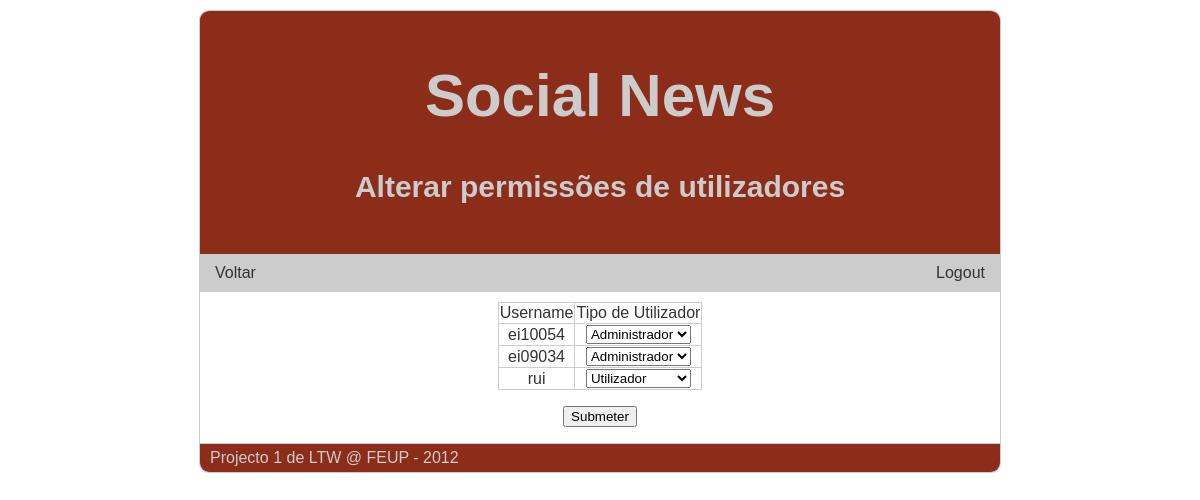
The page /alterar_permissoes.php (signed in) on the database as committed earlier.
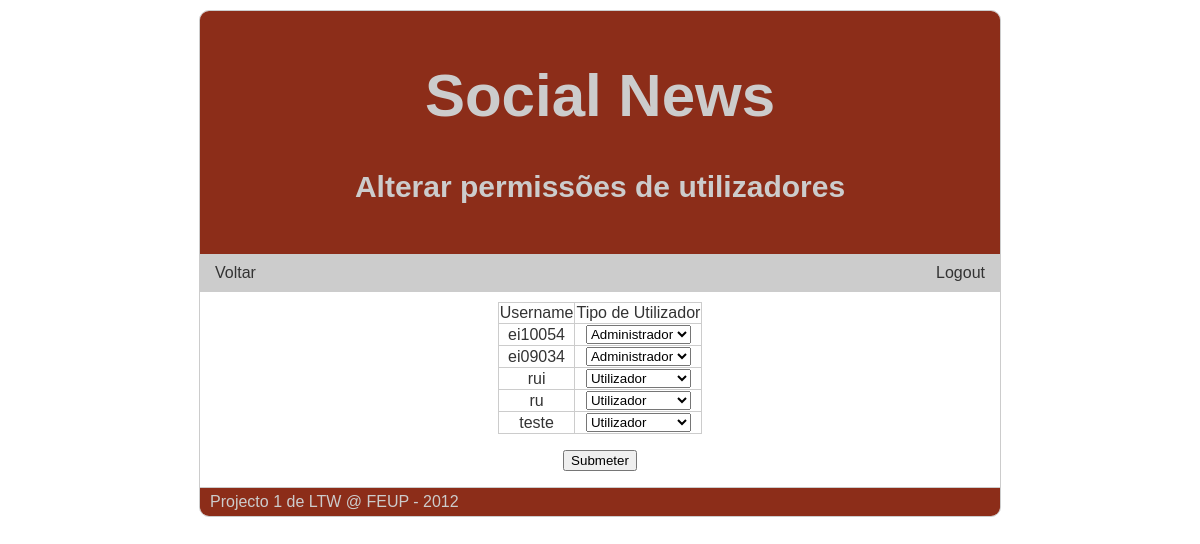
The same page on the database as committed later.
### tables this page shows
CREATE TABLE "USER" ('username' TEXT NOT NULL, 'password' TEXT NOT NULL, 'user_type' INTEGER NOT NULL DEFAULT 0);

### alterar_permissoes.php (the view, shortened to what this page needs)
<?php
	require_once 'db/db.php';
	$username=$_GET['username'];
	if($_SERVER['REQUEST_METHOD'] != "POST") {
?>
<!DOCTYPE html>
<html>
	<head>
		<link rel="stylesheet" href="common/style.css">
	</head>
	<body>
		<div id="cabecalho">
			<a href="./"><h1>Social News</h1></a>
			<h2>Alterar permissões de utilizadores</h2>
		</div>
		<div id="menu">
			<ul>
				<li><a href="./">Voltar</a></li>
			</ul>
			<ul class="login">
				<li><a href="logout.php">Logout</a></li>
			</ul>
		</div>
		<div id="conteudo">
<?
	if(!empty($username))
		$stmt = $db->query('SELECT rowid, username, user_type FROM user WHERE username like \'%'.$_GET['username'].'%\'');
	else
		$stmt = $db->query('SELECT rowid, username, user_type FROM user');
	if($stmt){
		$stmt = $stmt->fetchAll();
		if(count($stmt)==0){
			echo "<h4>Nenhum utilizador encontrado</h4>";
		}
		else {?>
			<form method="post">
				<table id="change_permissions">
					<tr>
						<td>Username</td>
						<td>Tipo de Utilizador</td>
					</tr>
<?
			foreach($stmt as $row)
			{
				echo "
					<tr>
						<td>
							".$row['username']."
						</td>
						<td>
							<select name = user_type[".$row['rowid']."]>
								<option value=0";
				if($row['user_type']==0)
					echo " selected=\"selected\"";
				echo ">Utilizador</option>
				<option value=1";
				echo ">Editor</option>
				<option value=2";
				if($row['user_type']==2)
					echo " selected=\"selected\"";
				echo ">Administrador</option>
							</select>
						</td>
					</tr>
				";
			}
?>
				</table>
				<p style="text-align:center;"><input type="submit" value="Submeter"></p>
			</form>
<?
		}
	}
	else
	{
		$error=$db->errorInfo();
		echo "Erro: " . $error[2];
	}
?>
		</div>
		<div id="rodape">
			<p>Projecto 1 de LTW @ FEUP - 2012</p>
		</div>
	</body>
</html>
<?
	}
?>

### common/style.css (style rules this page uses)
html { overflow-y: scroll; }
body { font-family: Century Gothic, sans-serif; margin: 10px auto; width: 800px; color: #333333; border:1px solid #ccc; background-color:white; border-radius:10px; }
div#cabecalho { text-align:center; padding:50px 20px; background-color:#8C2D19; color:#ccc; border-radius:9px 9px 0 0; }
div#menu { background-color:#ccc; padding:10px; }
a { color: #333333; text-decoration:none; }
div#cabecalho h1 { margin-top: 0; font-size:60px; }
div#cabecalho a { color:#ccc; text-decoration:none; }
div#cabecalho h2 { margin-bottom: 0; font-size:30px; }
div#menu ul { padding-left:0; margin:0; display:inline; }
div#menu li { display:inline; border-right:solid; border-width:2px; border-color:white; padding:0px 5px; }
div#menu li:last-child { border-right:none; }
div#menu ul.login { float:right; }
div#conteudo { margin:0; margin-top:10px; padding:0 10px; }
div#rodape { border-top:1px solid #ccc; margin:0; padding:5px 0; border-radius:0 0 9px 9px; background-color:#8C2D19; color:#ccc; }
div#rodape p { margin:0 10px; }
table#change_permissions { margin: auto; text-align:center; border-collapse:collapse; border-style:outset; border-width:1px; border-color:#ccc; }
table#change_permissions td { border-style:inset; border-width:1px; border-color:#ccc; }

Rows that differ between the two databases and show on the page:
added user: username "ru", user_type "Utilizador"
added user: username "teste", user_type "Utilizador"
